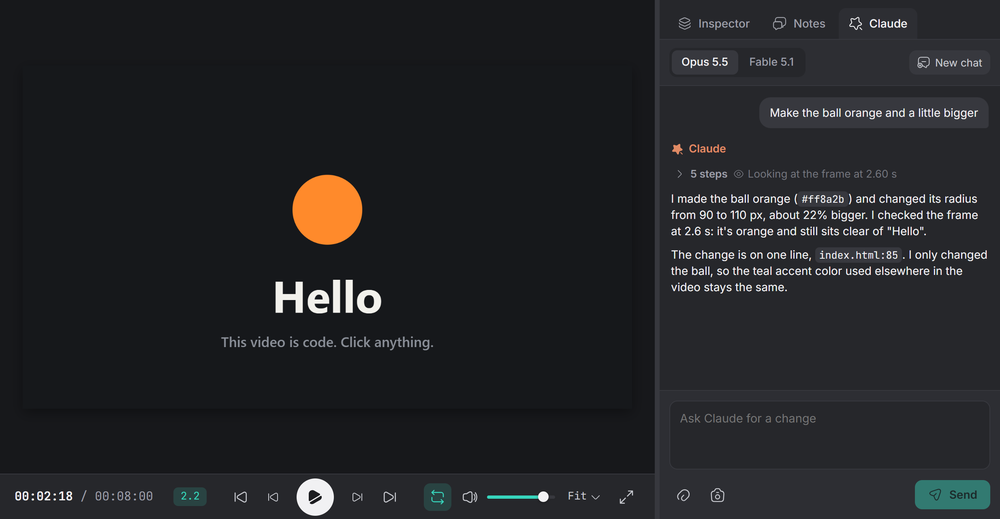
#> input picture assets/claude.png, 1000 x 519 px, shrunk from 2468 x 1280 before the run
$ python key_green.py ../assets/claude.png out.png
#> lines starting #> are read from the running program, lines starting #| are printed output that depends on the picture; after the words box and inside, x2 and y2 are one past the last pixel; in counts of white or black regions, pixels touching at a corner belong together
"""Turns a pure green background transparent: python key_green.py <in.png> <out.png>"""
import sys

import numpy as np
from PIL import Image

img = np.asarray(Image.open(sys.argv[1]).convert("RGBA")).astype(np.float32)
r, g, b = img[..., 0], img[..., 1], img[..., 2]
greenness = g - np.maximum(r, b)
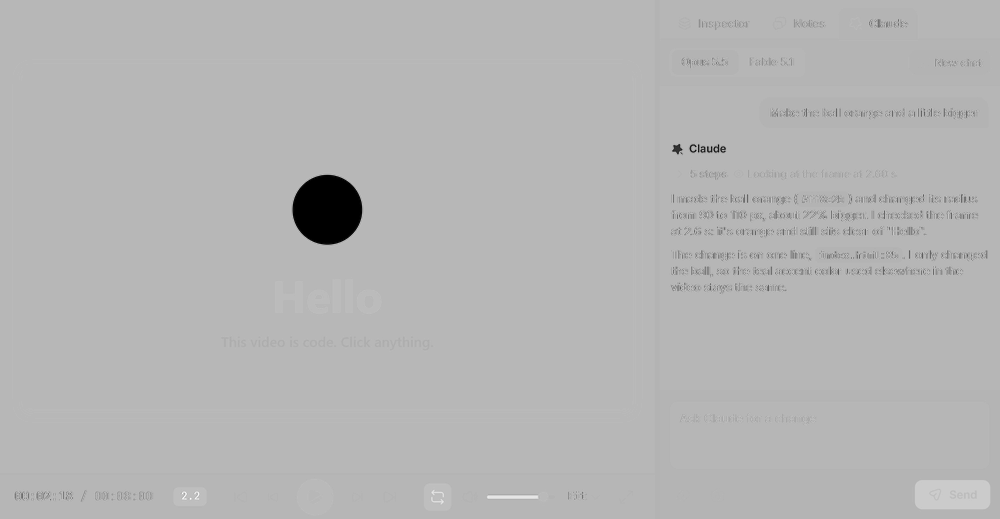
#> greenness: shape (519, 1000) float32; min -117, max 41, mean -4.6; drawn with min black and max white
alpha = np.clip(1 - (greenness - 40) / 80, 0, 1)
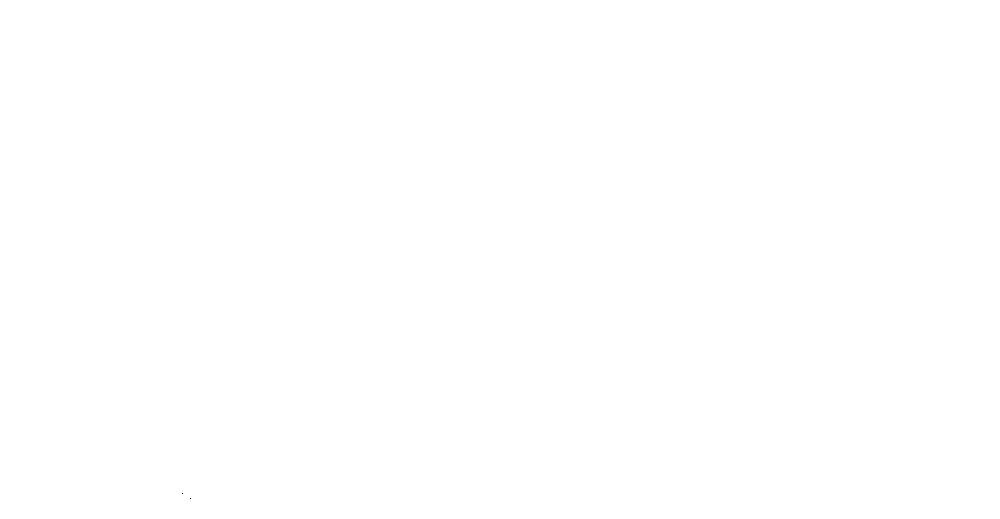
#> alpha: shape (519, 1000) float32; values 0.988 (black) and 1 (white), 100% white; black in thin lines or dots, all inside (x1, y1, x2, y2) = (182, 493, 191, 499)
spill = np.clip(greenness, 0, None) * (1 - alpha)
img[..., 1] = g - np.clip(greenness, 0, None) * np.where(alpha < 1, 1, 0.5) * (alpha > 0)
#> img: shape (519, 1000, 4) float32; mean R, G, B, A 35, 35.9, 38.7, 255.9
img[..., 3] = img[..., 3] * alpha
#> img: shape (519, 1000, 4) float32; mean R, G, B, A 35, 35.9, 38.7, 255.9
Image.fromarray(np.clip(img, 0, 255).astype(np.uint8)).save(sys.argv[2])
